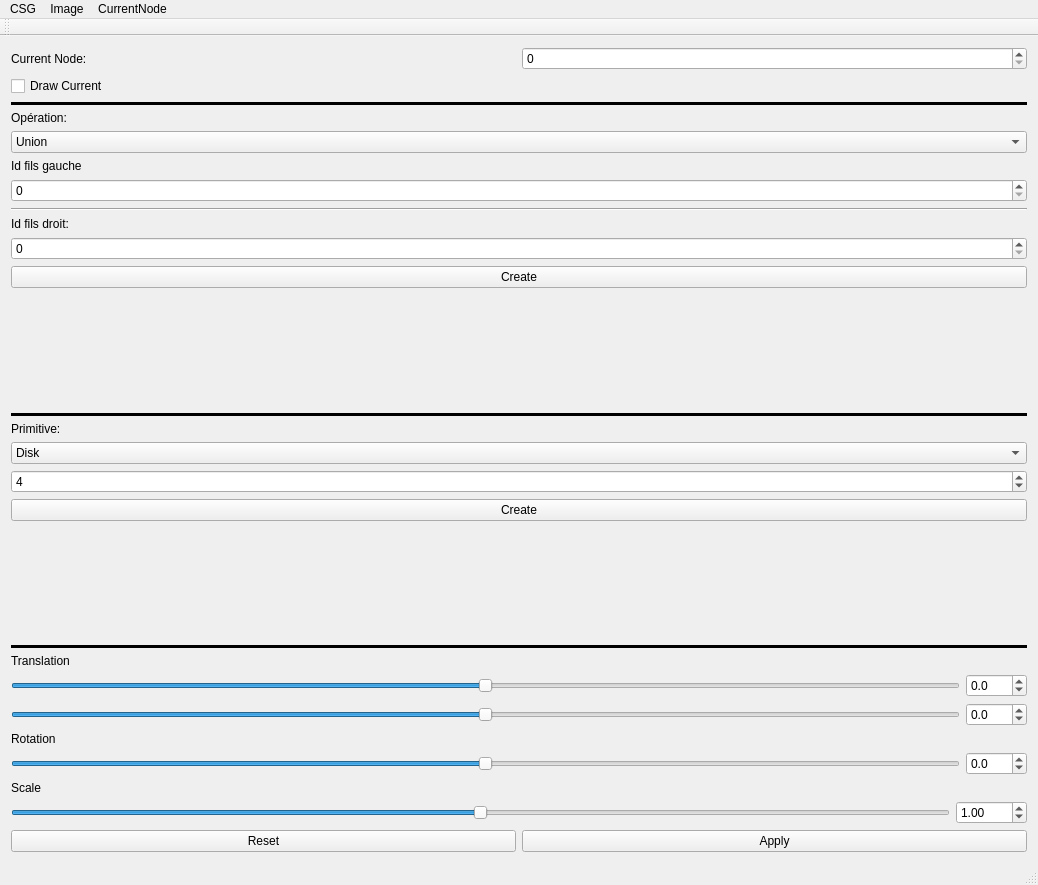
<?xml version="1.0" encoding="UTF-8"?>
<ui version="4.0">
 <class>MainWindow</class>
 <widget class="QMainWindow" name="MainWindow">
  <property name="geometry">
   <rect>
    <x>0</x>
    <y>0</y>
    <width>1038</width>
    <height>885</height>
   </rect>
  </property>
  <property name="windowTitle">
   <string>MainWindow</string>
  </property>
  <widget class="QWidget" name="centralWidget">
   <layout class="QGridLayout" name="gridLayout">
    <item row="0" column="0">
     <layout class="QHBoxLayout" name="HLayout">
      <item>
       <layout class="QVBoxLayout" name="verticalLayout">
        <property name="sizeConstraint">
         <enum>QLayout::SetFixedSize</enum>
        </property>
        <item>
         <layout class="QHBoxLayout" name="horizontalLayout_7">
          <item>
           <widget class="QLabel" name="label_8">
            <property name="text">
             <string>Current Node:</string>
            </property>
           </widget>
          </item>
          <item>
           <widget class="QSpinBox" name="currentNode">
            <property name="value">
             <number>0</number>
            </property>
           </widget>
          </item>
         </layout>
        </item>
        <item>
         <widget class="QCheckBox" name="checkBox_drawCurrent">
          <property name="text">
           <string>Draw Current</string>
          </property>
         </widget>
        </item>
        <item>
         <widget class="Line" name="line_4">
          <property name="frameShadow">
           <enum>QFrame::Plain</enum>
          </property>
          <property name="lineWidth">
           <number>4</number>
          </property>
          <property name="orientation">
           <enum>Qt::Horizontal</enum>
          </property>
         </widget>
        </item>
        <item>
         <widget class="QLabel" name="label_7">
          <property name="text">
           <string>Opération:</string>
          </property>
         </widget>
        </item>
        <item>
         <widget class="QComboBox" name="Operation">
          <item>
           <property name="text">
            <string>Union</string>
           </property>
          </item>
          <item>
           <property name="text">
            <string>Intersection</string>
           </property>
          </item>
          <item>
           <property name="text">
            <string>Différence</string>
           </property>
          </item>
         </widget>
        </item>
        <item>
         <widget class="QLabel" name="label">
          <property name="text">
           <string>Id fils gauche</string>
          </property>
         </widget>
        </item>
        <item>
         <widget class="QSpinBox" name="id_filsGauche"/>
        </item>
        <item>
         <widget class="Line" name="line">
          <property name="orientation">
           <enum>Qt::Horizontal</enum>
          </property>
         </widget>
        </item>
        <item>
         <widget class="QLabel" name="label_2">
          <property name="text">
           <string>Id fils droit:</string>
          </property>
         </widget>
        </item>
        <item>
         <widget class="QSpinBox" name="id_filsDroit"/>
        </item>
        <item>
         <widget class="QPushButton" name="create_oper">
          <property name="text">
           <string>Create</string>
          </property>
         </widget>
        </item>
        <item>
         <spacer name="verticalSpacer">
          <property name="orientation">
           <enum>Qt::Vertical</enum>
          </property>
          <property name="sizeHint" stdset="0">
           <size>
            <width>20</width>
            <height>40</height>
           </size>
          </property>
         </spacer>
        </item>
        <item>
         <widget class="Line" name="line_2">
          <property name="frameShadow">
           <enum>QFrame::Plain</enum>
          </property>
          <property name="lineWidth">
           <number>4</number>
          </property>
          <property name="orientation">
           <enum>Qt::Horizontal</enum>
          </property>
         </widget>
        </item>
        <item>
         <widget class="QLabel" name="label_6">
          <property name="text">
           <string>Primitive:</string>
          </property>
         </widget>
        </item>
        <item>
         <widget class="QComboBox" name="prim_type">
          <item>
           <property name="text">
            <string>Disk</string>
           </property>
          </item>
          <item>
           <property name="text">
            <string>Polygon</string>
           </property>
          </item>
         </widget>
        </item>
        <item>
         <widget class="QSpinBox" name="nb_sides">
          <property name="minimum">
           <number>3</number>
          </property>
          <property name="value">
           <number>4</number>
          </property>
         </widget>
        </item>
        <item>
         <widget class="QPushButton" name="create_prim">
          <property name="text">
           <string>Create</string>
          </property>
         </widget>
        </item>
        <item>
         <spacer name="verticalSpacer_2">
          <property name="orientation">
           <enum>Qt::Vertical</enum>
          </property>
          <property name="sizeHint" stdset="0">
           <size>
            <width>20</width>
            <height>40</height>
           </size>
          </property>
         </spacer>
        </item>
        <item>
         <widget class="Line" name="line_3">
          <property name="frameShadow">
           <enum>QFrame::Plain</enum>
          </property>
          <property name="lineWidth">
           <number>4</number>
          </property>
          <property name="orientation">
           <enum>Qt::Horizontal</enum>
          </property>
         </widget>
        </item>
        <item>
         <widget class="QLabel" name="label_3">
          <property name="text">
           <string>Translation</string>
          </property>
         </widget>
        </item>
        <item>
         <layout class="QHBoxLayout" name="horizontalLayout_2">
          <item>
           <widget class="QSlider" name="translationX">
            <property name="minimum">
             <number>-500</number>
            </property>
            <property name="maximum">
             <number>500</number>
            </property>
            <property name="orientation">
             <enum>Qt::Horizontal</enum>
            </property>
           </widget>
          </item>
          <item>
           <widget class="QDoubleSpinBox" name="dsb_tx">
            <property name="decimals">
             <number>1</number>
            </property>
            <property name="minimum">
             <double>-500.000000000000000</double>
            </property>
            <property name="maximum">
             <double>500.000000000000000</double>
            </property>
           </widget>
          </item>
         </layout>
        </item>
        <item>
         <layout class="QHBoxLayout" name="horizontalLayout_3">
          <item>
           <widget class="QSlider" name="translationY">
            <property name="minimum">
             <number>-500</number>
            </property>
            <property name="maximum">
             <number>500</number>
            </property>
            <property name="orientation">
             <enum>Qt::Horizontal</enum>
            </property>
           </widget>
          </item>
          <item>
           <widget class="QDoubleSpinBox" name="dsb_ty">
            <property name="decimals">
             <number>1</number>
            </property>
            <property name="minimum">
             <double>-500.000000000000000</double>
            </property>
            <property name="maximum">
             <double>500.000000000000000</double>
            </property>
           </widget>
          </item>
         </layout>
        </item>
        <item>
         <widget class="QLabel" name="label_4">
          <property name="text">
           <string>Rotation</string>
          </property>
         </widget>
        </item>
        <item>
         <layout class="QHBoxLayout" name="horizontalLayout_4">
          <item>
           <widget class="QSlider" name="rotation">
            <property name="minimum">
             <number>-180</number>
            </property>
            <property name="maximum">
             <number>180</number>
            </property>
            <property name="orientation">
             <enum>Qt::Horizontal</enum>
            </property>
           </widget>
          </item>
          <item>
           <widget class="QDoubleSpinBox" name="dsb_Rot">
            <property name="decimals">
             <number>1</number>
            </property>
            <property name="minimum">
             <double>-180.000000000000000</double>
            </property>
            <property name="maximum">
             <double>180.000000000000000</double>
            </property>
           </widget>
          </item>
         </layout>
        </item>
        <item>
         <widget class="QLabel" name="label_5">
          <property name="text">
           <string>Scale</string>
          </property>
         </widget>
        </item>
        <item>
         <layout class="QHBoxLayout" name="horizontalLayout_5">
          <item>
           <widget class="QSlider" name="scale">
            <property name="minimum">
             <number>-1000</number>
            </property>
            <property name="maximum">
             <number>1000</number>
            </property>
            <property name="pageStep">
             <number>10</number>
            </property>
            <property name="value">
             <number>0</number>
            </property>
            <property name="orientation">
             <enum>Qt::Horizontal</enum>
            </property>
           </widget>
          </item>
          <item>
           <widget class="QDoubleSpinBox" name="dsb_s">
            <property name="readOnly">
             <bool>false</bool>
            </property>
            <property name="minimum">
             <double>0.000000000000000</double>
            </property>
            <property name="maximum">
             <double>1000.000000000000000</double>
            </property>
            <property name="singleStep">
             <double>0.100000000000000</double>
            </property>
            <property name="value">
             <double>1.000000000000000</double>
            </property>
           </widget>
          </item>
         </layout>
        </item>
        <item>
         <layout class="QHBoxLayout" name="horizontalLayout">
          <item>
           <widget class="QPushButton" name="resetTransfo">
            <property name="text">
             <string>Reset</string>
            </property>
           </widget>
          </item>
          <item>
           <widget class="QPushButton" name="applyTransfo">
            <property name="text">
             <string>Apply</string>
            </property>
           </widget>
          </item>
         </layout>
        </item>
       </layout>
      </item>
     </layout>
    </item>
   </layout>
  </widget>
  <widget class="QToolBar" name="mainToolBar">
   <attribute name="toolBarArea">
    <enum>TopToolBarArea</enum>
   </attribute>
   <attribute name="toolBarBreak">
    <bool>false</bool>
   </attribute>
  </widget>
  <widget class="QStatusBar" name="statusBar"/>
  <widget class="QMenuBar" name="menuBar">
   <property name="geometry">
    <rect>
     <x>0</x>
     <y>0</y>
     <width>1038</width>
     <height>25</height>
    </rect>
   </property>
   <widget class="QMenu" name="menuCSG">
    <property name="title">
     <string>CSG</string>
    </property>
    <addaction name="actionLoadCSG"/>
    <addaction name="actionSaveCSG"/>
    <addaction name="actionAppendCSG"/>
    <addaction name="actionClearCSG"/>
   </widget>
   <widget class="QMenu" name="menuImage">
    <property name="title">
     <string>Image</string>
    </property>
    <addaction name="actionLoadIMG"/>
    <addaction name="actionSaveIMG"/>
    <addaction name="separator"/>
    <addaction name="actionDrawSobel"/>
   </widget>
   <widget class="QMenu" name="menuCurNode">
    <property name="title">
     <string>CurrentNode</string>
    </property>
    <addaction name="actionSwapLRRoot"/>
    <addaction name="actionUnjoinRoot"/>
    <addaction name="actionClone"/>
   </widget>
   <addaction name="menuCSG"/>
   <addaction name="menuImage"/>
   <addaction name="menuCurNode"/>
  </widget>
  <action name="actionLoadCSG">
   <property name="text">
    <string>Load</string>
   </property>
  </action>
  <action name="actionSaveCSG">
   <property name="text">
    <string>Save</string>
   </property>
  </action>
  <action name="actionLoadIMG">
   <property name="text">
    <string>Load</string>
   </property>
  </action>
  <action name="actionSaveIMG">
   <property name="text">
    <string>Save</string>
   </property>
  </action>
  <action name="actionAppendCSG">
   <property name="text">
    <string>Append</string>
   </property>
  </action>
  <action name="actionClearCSG">
   <property name="text">
    <string>Clear</string>
   </property>
  </action>
  <action name="actionSwapLRRoot">
   <property name="text">
    <string>swapLR</string>
   </property>
  </action>
  <action name="actionUnjoinRoot">
   <property name="text">
    <string>unjoinRoot</string>
   </property>
  </action>
  <action name="actionDrawSobel">
   <property name="text">
    <string>drawSobel</string>
   </property>
  </action>
  <action name="actionDraw_BB">
   <property name="text">
    <string>draw BB</string>
   </property>
  </action>
  <action name="actionClone">
   <property name="text">
    <string>clone</string>
   </property>
  </action>
 </widget>
 <layoutdefault spacing="6" margin="11"/>
 <resources/>
 <connections/>
</ui>
